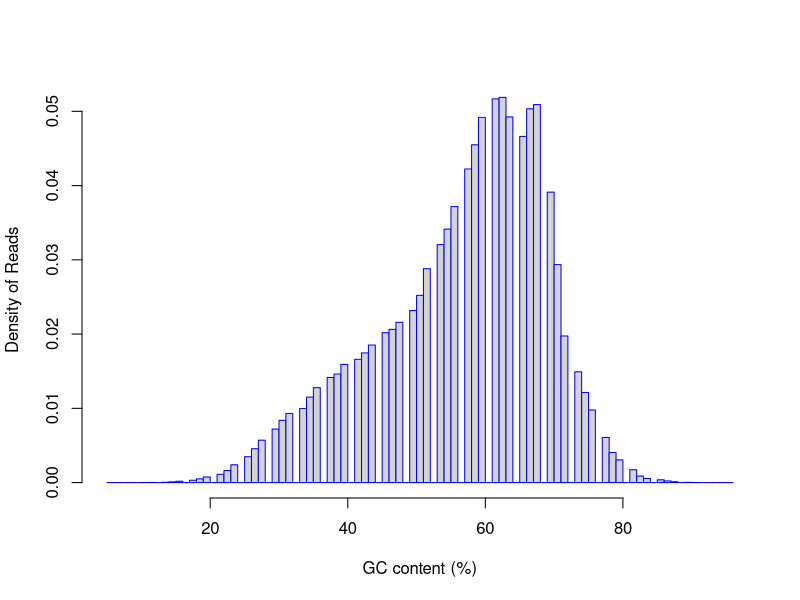

Here is the R script that generated this plot:
pdf("qc_results/rseqc/minimap/read_gc.GC_plot.pdf")
gc=rep(c(29.33,25.33,36.00,41.33,53.33,56.00,52.00,58.67,54.67,60.00,57.33,50.67,49.33,48.00,46.67,45.33,61.33,62.67,44.00,42.67,40.00,37.33,38.67,34.67,32.00,33.33,30.67,28.00,26.67,24.00,22.67,21.33,16.00,17.33,64.00,65.33,66.67,68.00,69.33,70.67,72.00,73.33,76.00,74.67,77.33,78.67,13.33,14.67,20.00,18.67,80.00,82.67,81.33,12.00,10.67,85.33,84.00,43.55,9.33,8.00,88.00,86.67,89.33,90.67,29.09,28.57,27.78,5.33,92.00,93.33,67.80,6.67,39.62,40.38,41.18,42.00,47.06,46.15,47.17,49.02,49.06,45.10,66.04,64.71,96.00,70.69,42.31,40.82,43.14,43.40,44.44,45.28,42.86,94.67),times=c(147469,71220,261524,339647,655728,760438,589205,930646,698235,1006186,864005,515827,474000,441360,422039,412845,1057188,1061175,378922,357277,325446,289614,299119,235548,190528,203916,171529,116830,93325,49000,33182,22841,3653,6524,1007374,953709,1029741,1041335,800211,600640,403933,305196,199978,248334,124341,82881,864,1972,15394,10292,62597,17960,35434,404,165,7664,11357,1,44,10,2333,4623,801,269,4,3,3,3,102,22,1,7,11,16,14,35,138,33,17,1,1,1,3,1,1,1,61,69,64,27,1,3,1,1))
hist(gc,probability=T,breaks=100,xlab="GC content (%)",ylab="Density of Reads",border="blue",main="")
dev.off()
